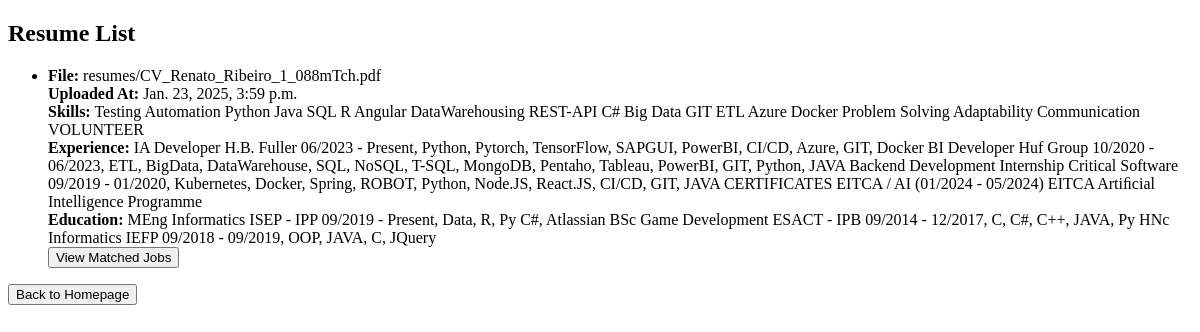
/upload/resumes/, run on an earlier commit of the app's database.
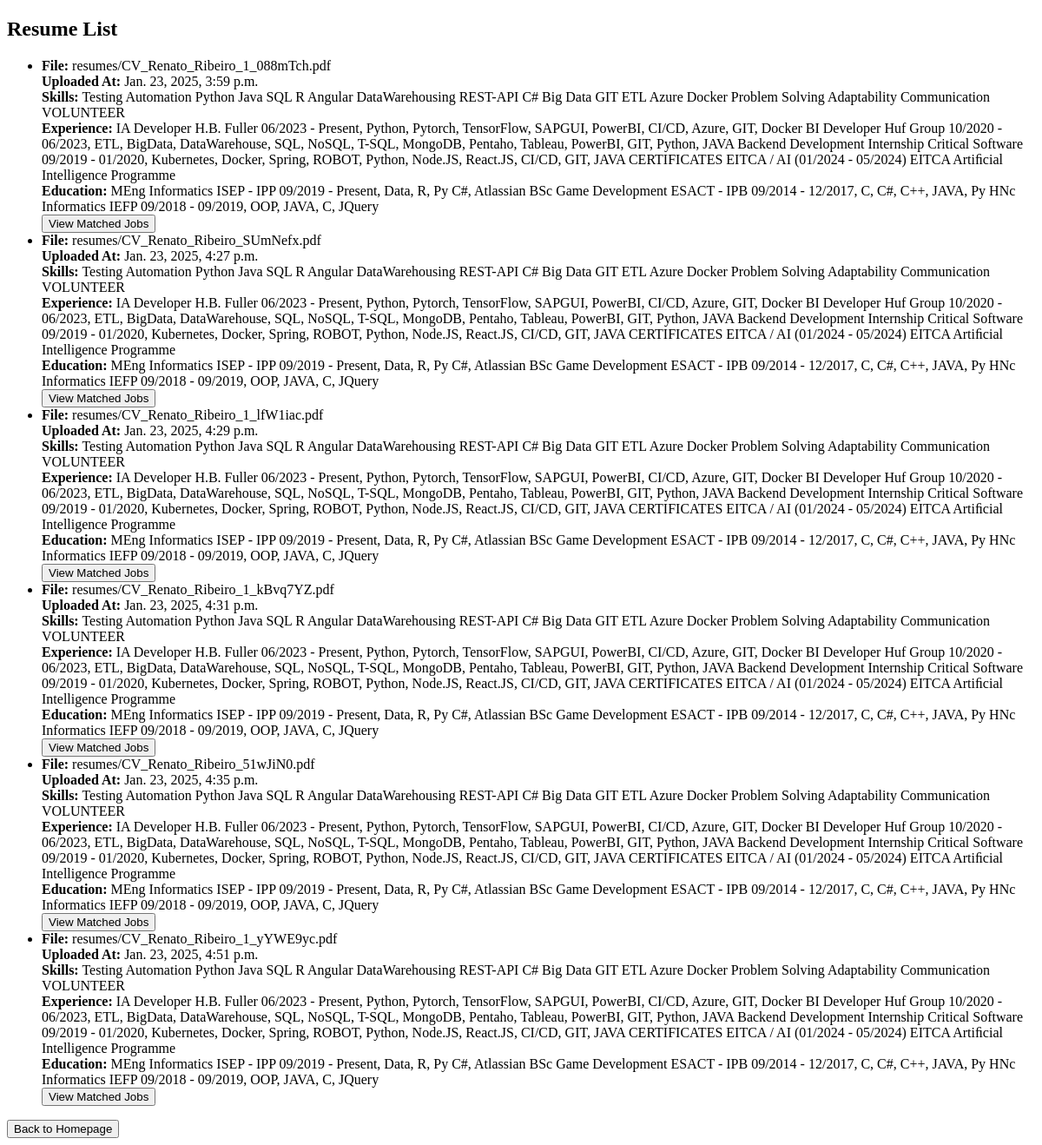
And on a later commit of the database.
### matcher/models.py (models this page shows)
class Resume(models.Model):
    file = models.FileField(upload_to='resumes/')
    uploaded_at = models.DateTimeField(auto_now_add=True)
    skills = models.TextField(blank=True)
    experience = models.TextField(blank=True)
    education = models.TextField(blank=True)

### matcher/views.py (the view)
# urls.py: path('resumes/', resume_list, name='resume_list'),  # URL para listar os resumes
def resume_list(request):
    resumes = Resume.objects.all()
    return render(request, 'resume_list.html', {'resumes': resumes})

### resume_matcher/templates/resume_list.html (shortened to what this page needs)
<!DOCTYPE html>
<html>
<head>
</head>
<body>
    <h2>Resume List</h2>
    <ul>
        {% for resume in resumes %}
            <li>
                <strong>File:</strong> {{ resume.file.name }}<br>
                <strong>Uploaded At:</strong> {{ resume.uploaded_at }}<br>
                <strong>Skills:</strong> {{ resume.skills }}<br>
                <strong>Experience:</strong> {{ resume.experience }}<br>
                <strong>Education:</strong> {{ resume.education }}<br>
                <a href="{% url 'matched_jobs' resume.id %}"><button>View Matched Jobs</button></a>
            </li>
        {% endfor %}
    </ul>
    <a href="{% url 'homepage' %}"><button>Back to Homepage</button></a>
</body>
</html>

What changed in the data, as far as the page shows it:
added Resume: file.name "resumes/CV_Renato_Ribeiro_SUmNefx.pdf", uploaded_at "Jan. 23, 2025, 4:27 p.m.", skills "Testing Automation Python Java SQL R Angular DataWarehousing REST-API C# Big Data GIT ETL Azure Docker Problem Solving Adaptability Communication VOLUNTEER", experience "IA Developer H.B. Fuller 06/2023 - Present, Python, Pytorch, TensorFlow, SAPGUI, PowerBI, CI/CD, Azure, GIT, Docker BI Developer Huf Group 10/2020 - 06/2023, ETL, BigData, DataWarehouse, SQL, NoSQL, T-SQL, MongoDB, Pentaho, Tableau, PowerBI, GIT, Python, JAVA Backend Development Internship Critical Software 09/2019 - 01/2020, Kubernetes, Docker, Spring, ROBOT, Python, Node.JS, React.JS, CI/CD, GIT, JAVA CERTIFICATES EITCA / AI (01/2024 - 05/2024) EITCA Artiﬁcial Intelligence Programme", education "MEng Informatics ISEP - IPP 09/2019 - Present, Data, R, Py C#, Atlassian BSc Game Development ESACT - IPB 09/2014 - 12/2017, C, C#, C++, JAVA, Py HNc Informatics IEFP 09/2018 - 09/2019, OOP, JAVA, C, JQuery"
added Resume: file.name "resumes/CV_Renato_Ribeiro_1_lfW1iac.pdf", uploaded_at "Jan. 23, 2025, 4:29 p.m.", skills "Testing Automation Python Java SQL R Angular DataWarehousing REST-API C# Big Data GIT ETL Azure Docker Problem Solving Adaptability Communication VOLUNTEER", experience "IA Developer H.B. Fuller 06/2023 - Present, Python, Pytorch, TensorFlow, SAPGUI, PowerBI, CI/CD, Azure, GIT, Docker BI Developer Huf Group 10/2020 - 06/2023, ETL, BigData, DataWarehouse, SQL, NoSQL, T-SQL, MongoDB, Pentaho, Tableau, PowerBI, GIT, Python, JAVA Backend Development Internship Critical Software 09/2019 - 01/2020, Kubernetes, Docker, Spring, ROBOT, Python, Node.JS, React.JS, CI/CD, GIT, JAVA CERTIFICATES EITCA / AI (01/2024 - 05/2024) EITCA Artiﬁcial Intelligence Programme", education "MEng Informatics ISEP - IPP 09/2019 - Present, Data, R, Py C#, Atlassian BSc Game Development ESACT - IPB 09/2014 - 12/2017, C, C#, C++, JAVA, Py HNc Informatics IEFP 09/2018 - 09/2019, OOP, JAVA, C, JQuery"
added Resume: file.name "resumes/CV_Renato_Ribeiro_1_kBvq7YZ.pdf", uploaded_at "Jan. 23, 2025, 4:31 p.m.", skills "Testing Automation Python Java SQL R Angular DataWarehousing REST-API C# Big Data GIT ETL Azure Docker Problem Solving Adaptability Communication VOLUNTEER", experience "IA Developer H.B. Fuller 06/2023 - Present, Python, Pytorch, TensorFlow, SAPGUI, PowerBI, CI/CD, Azure, GIT, Docker BI Developer Huf Group 10/2020 - 06/2023, ETL, BigData, DataWarehouse, SQL, NoSQL, T-SQL, MongoDB, Pentaho, Tableau, PowerBI, GIT, Python, JAVA Backend Development Internship Critical Software 09/2019 - 01/2020, Kubernetes, Docker, Spring, ROBOT, Python, Node.JS, React.JS, CI/CD, GIT, JAVA CERTIFICATES EITCA / AI (01/2024 - 05/2024) EITCA Artiﬁcial Intelligence Programme", education "MEng Informatics ISEP - IPP 09/2019 - Present, Data, R, Py C#, Atlassian BSc Game Development ESACT - IPB 09/2014 - 12/2017, C, C#, C++, JAVA, Py HNc Informatics IEFP 09/2018 - 09/2019, OOP, JAVA, C, JQuery"
added Resume: file.name "resumes/CV_Renato_Ribeiro_51wJiN0.pdf", uploaded_at "Jan. 23, 2025, 4:35 p.m.", skills "Testing Automation Python Java SQL R Angular DataWarehousing REST-API C# Big Data GIT ETL Azure Docker Problem Solving Adaptability Communication VOLUNTEER", experience "IA Developer H.B. Fuller 06/2023 - Present, Python, Pytorch, TensorFlow, SAPGUI, PowerBI, CI/CD, Azure, GIT, Docker BI Developer Huf Group 10/2020 - 06/2023, ETL, BigData, DataWarehouse, SQL, NoSQL, T-SQL, MongoDB, Pentaho, Tableau, PowerBI, GIT, Python, JAVA Backend Development Internship Critical Software 09/2019 - 01/2020, Kubernetes, Docker, Spring, ROBOT, Python, Node.JS, React.JS, CI/CD, GIT, JAVA CERTIFICATES EITCA / AI (01/2024 - 05/2024) EITCA Artiﬁcial Intelligence Programme", education "MEng Informatics ISEP - IPP 09/2019 - Present, Data, R, Py C#, Atlassian BSc Game Development ESACT - IPB 09/2014 - 12/2017, C, C#, C++, JAVA, Py HNc Informatics IEFP 09/2018 - 09/2019, OOP, JAVA, C, JQuery"
added Resume: file.name "resumes/CV_Renato_Ribeiro_1_yYWE9yc.pdf", uploaded_at "Jan. 23, 2025, 4:51 p.m.", skills "Testing Automation Python Java SQL R Angular DataWarehousing REST-API C# Big Data GIT ETL Azure Docker Problem Solving Adaptability Communication VOLUNTEER", experience "IA Developer H.B. Fuller 06/2023 - Present, Python, Pytorch, TensorFlow, SAPGUI, PowerBI, CI/CD, Azure, GIT, Docker BI Developer Huf Group 10/2020 - 06/2023, ETL, BigData, DataWarehouse, SQL, NoSQL, T-SQL, MongoDB, Pentaho, Tableau, PowerBI, GIT, Python, JAVA Backend Development Internship Critical Software 09/2019 - 01/2020, Kubernetes, Docker, Spring, ROBOT, Python, Node.JS, React.JS, CI/CD, GIT, JAVA CERTIFICATES EITCA / AI (01/2024 - 05/2024) EITCA Artiﬁcial Intelligence Programme", education "MEng Informatics ISEP - IPP 09/2019 - Present, Data, R, Py C#, Atlassian BSc Game Development ESACT - IPB 09/2014 - 12/2017, C, C#, C++, JAVA, Py HNc Informatics IEFP 09/2018 - 09/2019, OOP, JAVA, C, JQuery"
